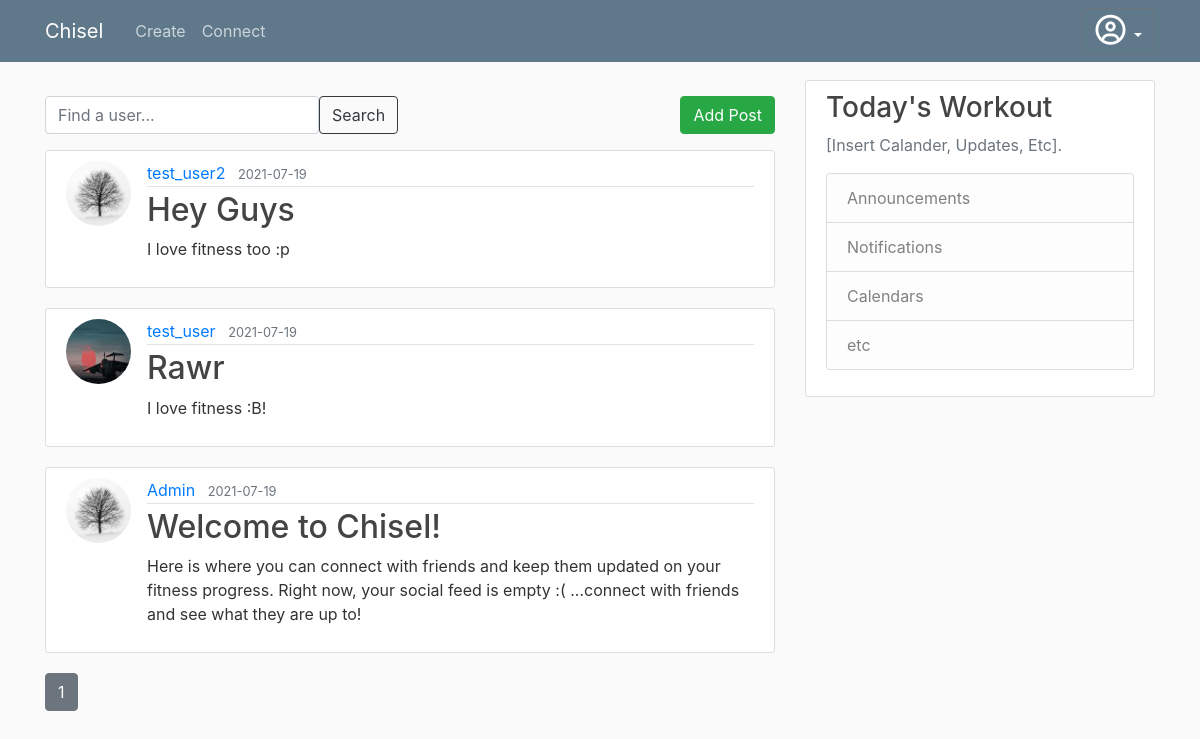
The page /connect on the database its author committed.
### chisel/models/Customer.py (models this page shows, shortened)
class Post(db.Model):
    id = db.Column(db.Integer, primary_key=True)
    title = db.Column(db.String(100), nullable=False)
    date_posted = db.Column(db.DateTime, nullable=False, default=datetime.utcnow)
    content = db.Column(db.Text, nullable=False)
    user_id = db.Column(db.Integer, db.ForeignKey('customer.id'), nullable=False)

class Customer(db.Model, UserMixin):
    id = db.Column(db.Integer, primary_key = True)
    username = db.Column(db.String(80), unique=True, nullable=False)
    email = db.Column(db.String(120), unique=True, nullable=False)
    password = db.Column(db.String(60), nullable=False)
    bio = db.Column(db.String(300), nullable=False)
    image_file = db.Column(db.String(20), nullable=False, default='default.jpg')
    posts = db.relationship('Post', backref='author', lazy=True)
    followed = db.relationship(
        'Customer', secondary=followers,
        primaryjoin=(followers.c.follower_id == id),
        secondaryjoin=(followers.c.followed_id == id),
        backref=db.backref('followers', lazy='dynamic'), lazy='dynamic')

### chisel/routes.py (the view)
@app.route("/connect")
def connect():
    page = request.args.get('page', 1, type=int)
    posts = Post.query.order_by(Post.date_posted.desc()).paginate(page=page, per_page=5)
    return render_template('connect.html', posts=posts)

### chisel/templates/connect.html
{% extends "dashboard.html" %}
{% block content %}
    <div class="btn-toolbar justify-content-between mt-3 mb-3" role="toolbar" aria-label="Toolbar with button groups">
      <div class="input-group">
        <input type="search" class="form-control rounded" placeholder="Find a user..." aria-label="Search"
          aria-describedby="search-addon" />
        <button type="button" class="btn btn-outline-dark">Search</button>
      </div>
      <div class="btn-group" role="group" aria-label="First group">
        <a class="btn btn-success" href="{{ url_for('new_post') }}">Add Post</a>
      </div>
    </div>
    {% for post in posts.items %}
        <article class="media content-section">
          <img class="rounded-circle article-img" src="{{ url_for('static', filename='images/profile_pics/' + post.author.image_file) }}">
          <div class="media-body">
            <div class="article-metadata">
              <a class="mr-2" href="{{ url_for('user_posts', username=post.author.username) }}">{{ post.author.username }}</a>
              <small class="text-muted">{{ post.date_posted.strftime('%Y-%m-%d') }}</small>
            </div>
            <h2><a class="article-title" href="{{ url_for('post', post_id=post.id) }}">{{ post.title }}</a></h2>
            <p class="article-content">{{ post.content }}</p>
          </div>
        </article>
    {% endfor %}
    {% for page_num in posts.iter_pages(left_edge=1, right_edge=1, left_current=1, right_current=2) %}
      {% if page_num %}
        {% if posts.page == page_num %}
          <a class="btn btn-secondary mb-4" href="{{ url_for('connect', page=page_num) }}">{{ page_num }}</a>
        {% else %}
          <a class="btn btn-outline-secondary mb-4" href="{{ url_for('connect', page=page_num) }}">{{ page_num }}</a>
        {% endif %}
      {% else %}
        ...
      {% endif %}
    {% endfor %}
{% endblock content %}

### chisel/templates/dashboard.html (shortened to what this page needs)
<!DOCTYPE html>
<html>
<head>
    <link rel="stylesheet" href="https://maxcdn.bootstrapcdn.com/bootstrap/4.0.0/css/bootstrap.min.css">
    <link rel="stylesheet" type="text/css" href="{{ url_for('static', filename='dashboard.css') }}">
    <link rel="stylesheet" href="https://cdnjs.cloudflare.com/ajax/libs/font-awesome/4.7.0/css/font-awesome.min.css">
</head>
<body>
    <header class="site-header">
      <nav class="navbar navbar-expand-md navbar-dark bg-steel fixed-top">
        <div class="container">
          <a class="navbar-brand mr-4" href="#">Chisel</a>
          <div class="collapse navbar-collapse" id="navbarToggle">
            <div class="navbar-nav mr-auto">
              <a class="nav-item nav-link" href="{{ url_for('dashboard') }}">Create</a>
              <a class="nav-item nav-link" href="{{ url_for('connect') }}">Connect</a>
            </div>
            <div class="navbar-nav  ">
                <div class="btn-group">
                    <button id="dropdown-menu" type="button" class="btn btn-secondary dropdown-toggle bg-steel " data-toggle="dropdown" aria-haspopup="true" aria-expanded="false">
                        <i class='far fa-user-circle' style='font-size:30px'></i>
                    </button>
                  </div>
            </div>
          </div>
        </div>
      </nav>
    </header>
    <main role="main" class="container">
      <div class="row">
        <div class="col-md-8">
          {% block content %}{% endblock %}
        </div>
        <div class="col-md-4">
          <div class="content-section">
            <h3>Today's Workout</h3>
            <p class='text-muted'>[Insert Calander, Updates, Etc].
              <ul class="list-group">
                <li class="list-group-item list-group-item-light">Announcements</li>
                <li class="list-group-item list-group-item-light">Notifications</li>
                <li class="list-group-item list-group-item-light">Calendars</li>
                <li class="list-group-item list-group-item-light">etc</li>
              </ul>
            </p>
          </div>
        </div>
      </div>
    </main>
</body>
</html>

### chisel/static/dashboard.css (style rules this page uses)
body { background: #fafafa; color: #333333; margin-top: 5rem; }
h1, h2, h3, h4, h5, h6 { color: #444444; }
.bg-steel { background-color: #5f788a; }
.site-header .navbar-nav .nav-link { color: #cbd5db; }
.content-section { background: #ffffff; padding: 10px 20px; border: 1px solid #dddddd; border-radius: 3px; margin-bottom: 20px; }
.article-title { color: #444444; }
.article-content { white-space: pre-line; }
.article-img { height: 65px; width: 65px; margin-right: 16px; }
.article-metadata { padding-bottom: 1px; margin-bottom: 4px; border-bottom: 1px solid #e3e3e3 }

### rows shown on the page
Post: image_file (placeholder picture), author.username "test_user2", date_posted "2021-07-19", title "Hey Guys", content "I love fitness too :p"
Post: image_file (picture), author.username "test_user", date_posted "2021-07-19", title "Rawr", content "I love fitness :B!"
Post: image_file (placeholder picture), author.username "Admin", date_posted "2021-07-19", title "Welcome to Chisel!", content "Here is where you can connect with friends and keep them updated on your fitness progress. Right now, your social feed is empty :( ...connect with friends and see what they are up to!"

### other values the page prints
{{ page_num }} "1"
